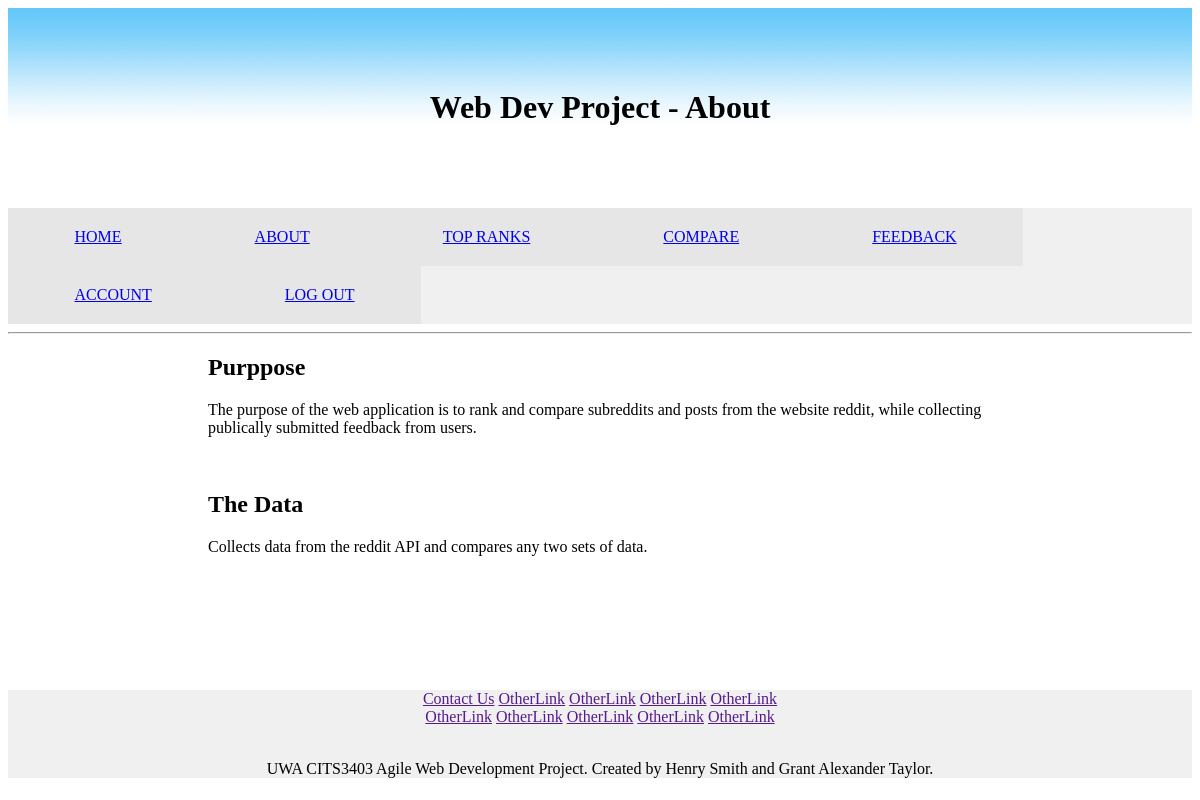
The app's page /about (signed in) with its own data.
### app/models.py (models this page shows, shortened)
class About(db.Model):
    key = db.Column(db.Integer, primary_key=True)
    title = db.Column(db.String())
    heading = db.Column(db.String())
    text = db.Column(db.Text)

### app/routes.py (the view)
@app.route("/about")
def about():
    sections = About.query.all()
    return render_template("about.html", title='About', sections=sections)

### app/models.py (called while the page is built)
@login.user_loader
def load_user(id):
    return User.query.get(int(id))

### app/templates/about.html (shortened to what this page needs)
{% extends "layout.html" %}
{% block content %}
	{% for section in sections %}
	<h2>{{ section.title }}</h2>
	<p>{{ section.text }}</p>
	<br>
	{% endfor %}
{% endblock content %}

### app/static/styles/main.css (style rules this page uses)
body.template { font-style: sans-serif; }

### records on screen
About: title "Purppose", text "The purpose of the web application is to rank and compare subreddits and posts from the website reddit, while collecting publically submitted feedback from users."
About: title "The Data", text "Collects data from the reddit API and compares any two sets of data."

### other values on screen
{{ title }} "About"
